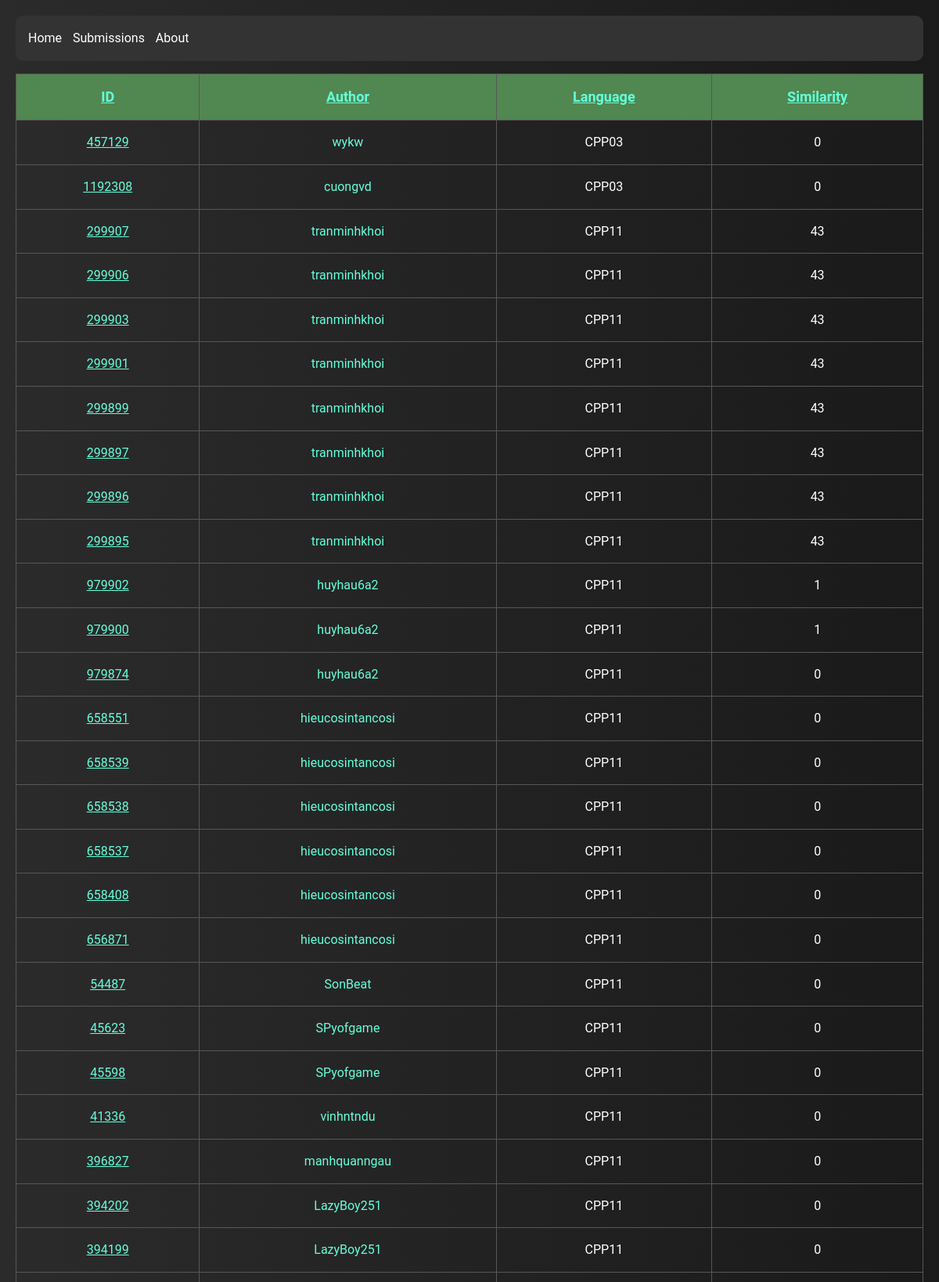
Screenshot of /submissions?order=language (upper part) with the database file from the repository.
### CheatingDetection/models.py (models this page shows)
class Submission(models.Model):
    score = models.IntegerField(default=0)
    sub_id = models.IntegerField(unique=True, db_index=True)
    language = models.CharField(max_length=20)
    source = models.CharField(max_length=100000)
    user = models.ForeignKey(User, on_delete=models.CASCADE, null=True)

class User(models.Model):
    name = models.CharField(max_length=200, unique=True, db_index=True)

### CheatingDetection/views.py (the view)
# urls.py: path('submissions', views.result_view, name='submissions'),
def result_view(request):
    order = request.GET.get('order')
    queryset = Submission.objects
    if order:
        queryset = queryset.order_by(order)
    else:
        queryset = queryset.order_by('-score')
    page = int(request.GET.get('page', 1))
    queryset = queryset[(page - 1) * 50 : page * 50]
    context = {"result": queryset, "order": order}
    return render(request, 'result.html', context)

### CheatingDetection/templates/result.html (shortened to what this page needs)
{% extends "base.html" %}
{% block body %}
  <table>
    <tr>
      <th><a href="?order={% if order == 'sub_id' %}-sub_id{% else %}sub_id{% endif %}">ID</a></th>
      <th><a href="?order={% if order == 'user__name' %}-user__name{% else %}user__name{% endif %}">Author</a></th>
      <th><a href="?order={% if order == 'language' %}-language{% else %}language{% endif %}">Language</a></th>
      <th><a href="?order={% if order == '-score' %}score{% else %}-score{% endif %}">Similarity</a></th>
    </tr>
    {% for item in result %}
      <tr>
        <td>
          <a href="/submission/{{item.sub_id}}" target="_blank">{{item.sub_id}}</a>
        </td>
        <td>
          <a href="https://lqdoj.edu.vn/user/{{item.user.name}}" target="_blank" style="text-decoration: none">{{item.user.name}}</a>
        </td>
        <td>
          {{item.language}}
        </td>
        <td>
          {{item.score}}
        </td>
      </tr>
    {% endfor %}
  </table>
{% endblock %}

### CheatingDetection/templates/base.html (style rules this page uses)
body { background: linear-gradient(to right, #2b2b2b, #1a1a1a); color: #ccd6f6; font-family: Roboto, Arial, sans-serif; padding: 20px; margin: 0; line-height: 1.6; }
a { color: #64ffda; }

### CheatingDetection/templates/result.html (style rules this page uses)
table { width: 100%; border-collapse: collapse; color: #fff; border: 1px solid #ddd; font-size: 1em; }
th, td { padding: 12px 15px; border: 1px solid #595656; padding: 15px; text-align: center; }
th { background-color: #518751; font-size: 18px; color: #dbdbdb; }

### rows the page displays
Submission: sub_id "457129", user.name "wykw", language "CPP03", score "0"
Submission: sub_id "1192308", user.name "cuongvd", language "CPP03", score "0"
Submission: sub_id "299907", user.name "tranminhkhoi", language "CPP11", score "43"
Submission: sub_id "299906", user.name "tranminhkhoi", language "CPP11", score "43"
Submission: sub_id "299903", user.name "tranminhkhoi", language "CPP11", score "43"
Submission: sub_id "299901", user.name "tranminhkhoi", language "CPP11", score "43"
Submission: sub_id "299899", user.name "tranminhkhoi", language "CPP11", score "43"
Submission: sub_id "299897", user.name "tranminhkhoi", language "CPP11", score "43"
Submission: sub_id "299896", user.name "tranminhkhoi", language "CPP11", score "43"
Submission: sub_id "299895", user.name "tranminhkhoi", language "CPP11", score "43"
Submission: sub_id "979902", user.name "huyhau6a2", language "CPP11", score "1"
Submission: sub_id "979900", user.name "huyhau6a2", language "CPP11", score "1"
Submission: sub_id "979874", user.name "huyhau6a2", language "CPP11", score "0"
Submission: sub_id "658551", user.name "hieucosintancosi", language "CPP11", score "0"
Submission: sub_id "658539", user.name "hieucosintancosi", language "CPP11", score "0"
Submission: sub_id "658538", user.name "hieucosintancosi", language "CPP11", score "0"
Submission: sub_id "658537", user.name "hieucosintancosi", language "CPP11", score "0"
Submission: sub_id "658408", user.name "hieucosintancosi", language "CPP11", score "0"
Submission: sub_id "656871", user.name "hieucosintancosi", language "CPP11", score "0"
Submission: sub_id "54487", user.name "SonBeat", language "CPP11", score "0"
Submission: sub_id "45623", user.name "SPyofgame", language "CPP11", score "0"
Submission: sub_id "45598", user.name "SPyofgame", language "CPP11", score "0"
Submission: sub_id "41336", user.name "vinhntndu", language "CPP11", score "0"
Submission: sub_id "396827", user.name "manhquanngau", language "CPP11", score "0"
Submission: sub_id "394202", user.name "LazyBoy251", language "CPP11", score "0"
Submission: sub_id "394199", user.name "LazyBoy251", language "CPP11", score "0"
